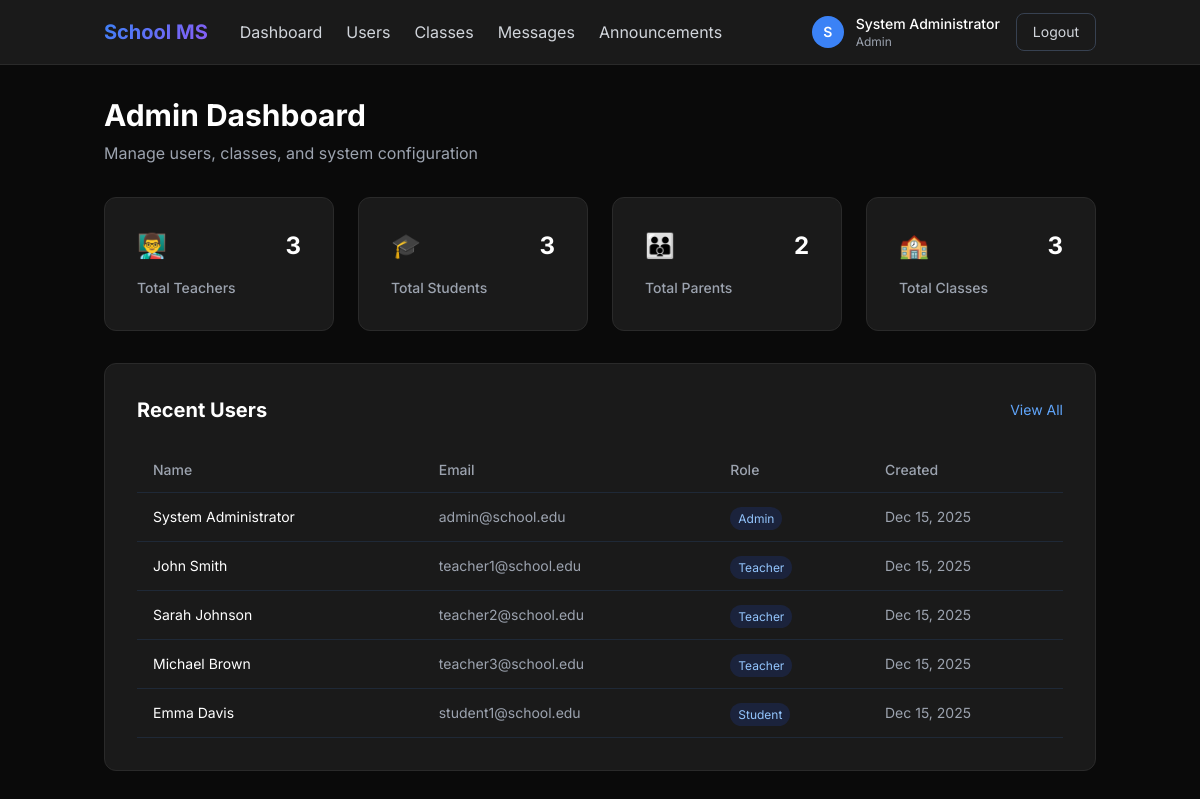
Screenshot of /pages/admin/dashboard.php (signed in) with the database file from the repository.
### tables this page shows
CREATE TABLE IF NOT EXISTS users (
    id INT AUTO_INCREMENT PRIMARY KEY,
    email VARCHAR(255) UNIQUE NOT NULL,
    username VARCHAR(100) UNIQUE NOT NULL,
    password VARCHAR(255) NOT NULL,
    first_name VARCHAR(100) NOT NULL,
    last_name VARCHAR(100) NOT NULL,
    role ENUM('admin', 'teacher', 'student', 'parent') NOT NULL,
    is_active BOOLEAN DEFAULT TRUE,
    created_at TIMESTAMP DEFAULT CURRENT_TIMESTAMP,
    updated_at TIMESTAMP DEFAULT CURRENT_TIMESTAMP ON UPDATE CURRENT_TIMESTAMP
);

### config/init.php (called while the page is built, shortened)
<?php
function isLoggedIn() {
    return isset($_SESSION['user_id']);
}
function getCurrentUser() {
    return $_SESSION['user_data'] ?? null;
}
?>

### pages/admin/dashboard.php (the view, shortened to what this page needs)
<?php
require_once '../../config/init.php';
$stmt = $db->query("SELECT COUNT(*) as count FROM users WHERE role = 'teacher' AND is_active = 1");
$teacherCount = $stmt->fetch()['count'];
$stmt = $db->query("SELECT COUNT(*) as count FROM users WHERE role = 'student' AND is_active = 1");
$studentCount = $stmt->fetch()['count'];
$stmt = $db->query("SELECT COUNT(*) as count FROM users WHERE role = 'parent' AND is_active = 1");
$parentCount = $stmt->fetch()['count'];
$stmt = $db->query("SELECT COUNT(*) as count FROM classes");
$classCount = $stmt->fetch()['count'];
$stmt = $db->query("SELECT id, first_name, last_name, email, role, created_at FROM users ORDER BY created_at DESC LIMIT 5");
$recentUsers = $stmt->fetchAll();
?>
<!DOCTYPE html>
<html lang="en">
<head>
    <script src="https://cdn.tailwindcss.com"></script>
    <link rel="stylesheet" href="../../assets/css/style.css">
</head>
<body class="min-h-screen bg-[#0a0a0a]">
    <?php include '../../components/header.php'; ?>
    <div class="container mx-auto px-4 py-8">
        <div class="mb-8">
            <h1 class="text-3xl font-bold text-white mb-2">Admin Dashboard</h1>
            <p class="text-gray-400">Manage users, classes, and system configuration</p>
        </div>
        <div class="grid grid-cols-1 md:grid-cols-2 lg:grid-cols-4 gap-6 mb-8">
            <div class="card">
                <div class="flex items-center justify-between mb-4">
                    <div class="text-2xl">👨‍🏫</div>
                    <div class="text-2xl font-bold text-white"><?php echo $teacherCount; ?></div>
                </div>
                <h3 class="text-sm font-medium text-gray-400">Total Teachers</h3>
            </div>
            <div class="card">
                <div class="flex items-center justify-between mb-4">
                    <div class="text-2xl">🎓</div>
                    <div class="text-2xl font-bold text-white"><?php echo $studentCount; ?></div>
                </div>
                <h3 class="text-sm font-medium text-gray-400">Total Students</h3>
            </div>
            <div class="card">
                <div class="flex items-center justify-between mb-4">
                    <div class="text-2xl">👪</div>
                    <div class="text-2xl font-bold text-white"><?php echo $parentCount; ?></div>
                </div>
                <h3 class="text-sm font-medium text-gray-400">Total Parents</h3>
            </div>
            <div class="card">
                <div class="flex items-center justify-between mb-4">
                    <div class="text-2xl">🏫</div>
                    <div class="text-2xl font-bold text-white"><?php echo $classCount; ?></div>
                </div>
                <h3 class="text-sm font-medium text-gray-400">Total Classes</h3>
            </div>
        </div>
        <div class="card">
            <div class="flex items-center justify-between mb-6">
                <h2 class="text-xl font-bold text-white">Recent Users</h2>
                <a href="/pages/admin/users.php" class="text-sm text-blue-400 hover:text-blue-300">View All</a>
            </div>
            <div class="overflow-x-auto">
                <table class="w-full">
                    <thead>
                        <tr class="border-b border-gray-800">
                            <th class="text-left py-3 px-4 text-sm font-medium text-gray-400">Name</th>
                            <th class="text-left py-3 px-4 text-sm font-medium text-gray-400">Email</th>
                            <th class="text-left py-3 px-4 text-sm font-medium text-gray-400">Role</th>
                            <th class="text-left py-3 px-4 text-sm font-medium text-gray-400">Created</th>
                        </tr>
                    </thead>
                    <tbody>
                        <?php foreach ($recentUsers as $user): ?>
                        <tr class="border-b border-gray-800 hover:bg-gray-900/50">
                            <td class="py-3 px-4 text-sm text-white">
                                <?php echo htmlspecialchars($user['first_name'] . ' ' . $user['last_name']); ?>
                            </td>
                            <td class="py-3 px-4 text-sm text-gray-400"><?php echo htmlspecialchars($user['email']); ?></td>
                            <td class="py-3 px-4">
                                <span class="px-2 py-1 text-xs rounded-full bg-blue-900/30 text-blue-300 capitalize">
                                    <?php echo htmlspecialchars($user['role']); ?>
                                </span>
                            </td>
                            <td class="py-3 px-4 text-sm text-gray-400">
                                <?php echo date('M d, Y', strtotime($user['created_at'])); ?>
                            </td>
                        </tr>
                        <?php endforeach; ?>
                    </tbody>
                </table>
            </div>
        </div>
    </div>
</body>
</html>

### components/header.php (shortened to what this page needs)
<?php
$user = getCurrentUser();
?>
<nav class="bg-[#1a1a1a] border-b border-[#2a2a2a] sticky top-0 z-50">
    <div class="container mx-auto px-4">
        <div class="flex items-center justify-between h-16">
            <div class="flex items-center gap-8">
                <a href="/" class="text-xl font-bold gradient-text">School MS</a>
                <?php if ($user): ?>
                <div class="hidden md:flex items-center gap-6">
                    <?php if ($user['role'] === 'admin'): ?>
                        <a href="/pages/admin/dashboard.php" class="text-gray-300 hover:text-white transition-colors">Dashboard</a>
                        <a href="/pages/admin/users.php" class="text-gray-300 hover:text-white transition-colors">Users</a>
                        <a href="/pages/admin/classes.php" class="text-gray-300 hover:text-white transition-colors">Classes</a>
                    <?php elseif ($user['role'] === 'parent'): ?>
                        <a href="/pages/parent/dashboard.php" class="text-gray-300 hover:text-white transition-colors">Dashboard</a>
                        <a href="/pages/parent/children.php" class="text-gray-300 hover:text-white transition-colors">Children</a>
                    <?php endif; ?>
                    <a href="/pages/messages.php" class="text-gray-300 hover:text-white transition-colors">Messages</a>
                    <a href="/pages/announcements.php" class="text-gray-300 hover:text-white transition-colors">Announcements</a>
                </div>
                <?php endif; ?>
            </div>
            <?php if ($user): ?>
            <div class="flex items-center gap-4">
                <div class="flex items-center gap-3">
                    <div class="w-8 h-8 rounded-full bg-blue-500 flex items-center justify-center text-white font-semibold text-sm">
                        <?php echo strtoupper(substr($user['first_name'], 0, 1)); ?>
                    </div>
                    <div class="hidden md:block">
                        <div class="text-sm font-medium text-white"><?php echo htmlspecialchars($user['first_name'] . ' ' . $user['last_name']); ?></div>
                        <div class="text-xs text-gray-400 capitalize"><?php echo htmlspecialchars($user['role']); ?></div>
                    </div>
                </div>
                <a href="/api/auth/logout.php" class="px-4 py-2 text-sm text-gray-300 hover:text-white border border-gray-700 rounded-lg hover:border-gray-600 transition-colors">
                    Logout
                </a>
            </div>
            <?php endif; ?>
        </div>
    </div>
</nav>

### assets/css/style.css (style rules this page uses)
body { font-family: "Inter", sans-serif; }
:root { --primary: #3b82f6; --primary-dark: #2563eb; --background: #0a0a0a; --surface: #1a1a1a; --border: #2a2a2a; --text: #e5e5e5; --text-muted: #a3a3a3; }
body { background-color: var(--background); color: var(--text); }
.gradient-text { background: linear-gradient(135deg, #3b82f6 0%, #8b5cf6 100%); -webkit-background-clip: text; -webkit-text-fill-color: transparent; background-clip: text; }
.card { background-color: var(--surface); border: 1px solid var(--border); border-radius: 12px; padding: 2rem; transition: transform 0.2s, border-color 0.2s; }

### rows the page displays
users: first_name "S", first_name+last_name "System Administrator", role "Admin", email "admin@school.edu", created_at "Dec 15, 2025"
users: first_name+last_name "John Smith", email "teacher1@school.edu", role "Teacher", created_at "Dec 15, 2025"
users: first_name+last_name "Sarah Johnson", email "teacher2@school.edu", role "Teacher", created_at "Dec 15, 2025"
users: first_name+last_name "Michael Brown", email "teacher3@school.edu", role "Teacher", created_at "Dec 15, 2025"
users: first_name+last_name "Emma Davis", email "student1@school.edu", role "Student", created_at "Dec 15, 2025"

### other values shown
$teacherCount "3"
$studentCount "3"
$parentCount "2"
$classCount "3"
